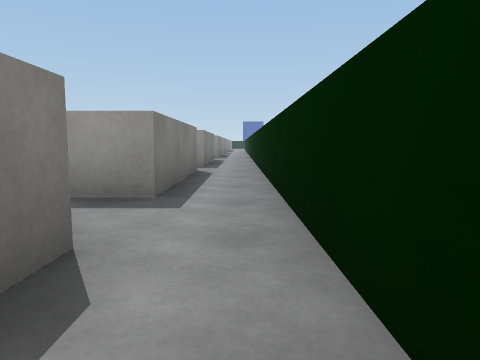
[1] (above)

24 first-person views from a walk through a 3-D level made in the Unity game engine. The camera is 0.62 m above the floor, tilts 6° down and sees 70° across. The floor is counted in squares, 1 m on a side. Each view is taken from the middle of a square. On the plan, view 1 faces up. The plan holds only what a view shows up to about 10 squares ahead; the rest is blank. The place goes on beyond the plan. Surface patterns are stand-ins for the level's own textures.

[2]
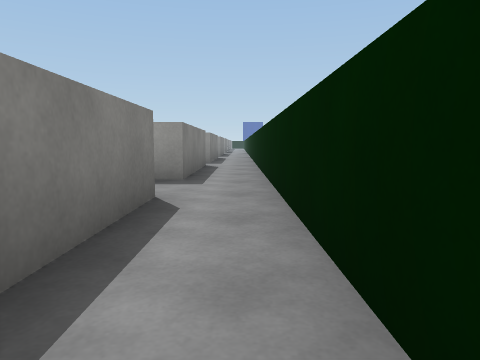

[3]
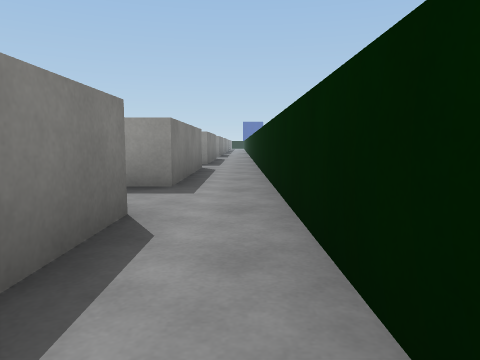

[4]
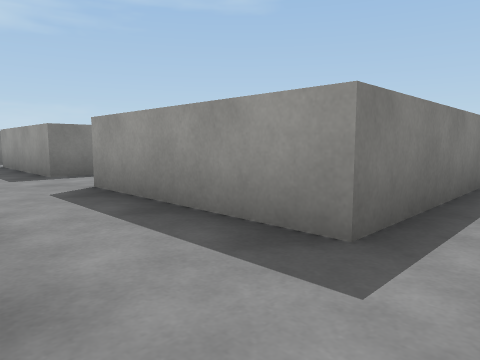

[5]
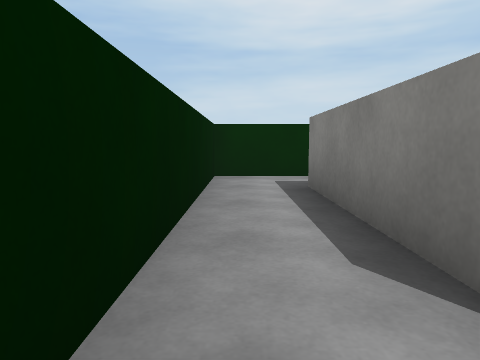

[6]
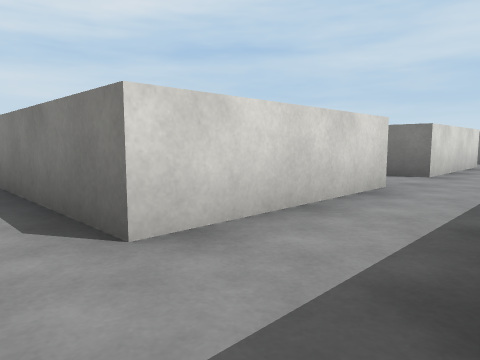

[7]
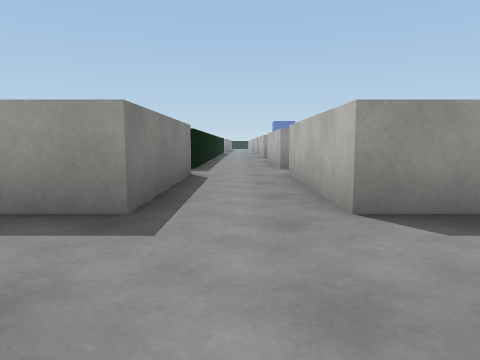

[8]
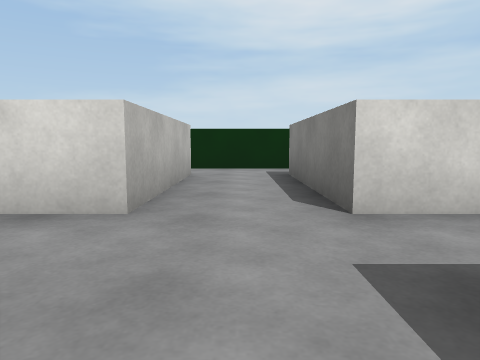

[9]
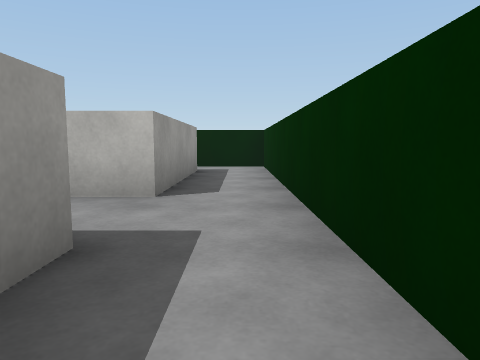

[10]
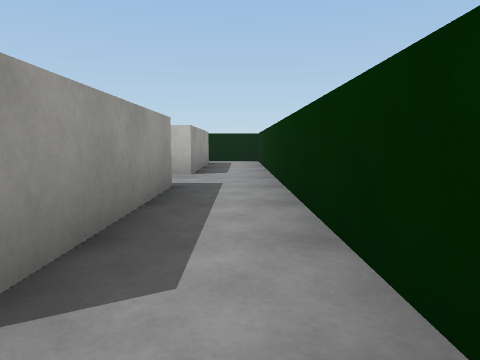

[11]
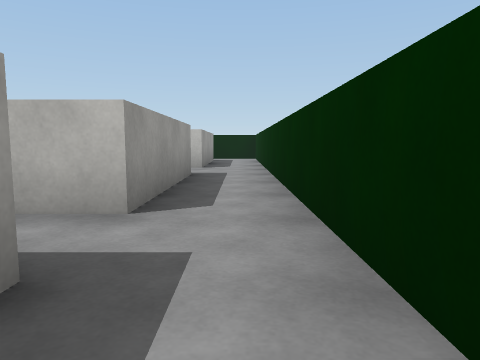

[12]
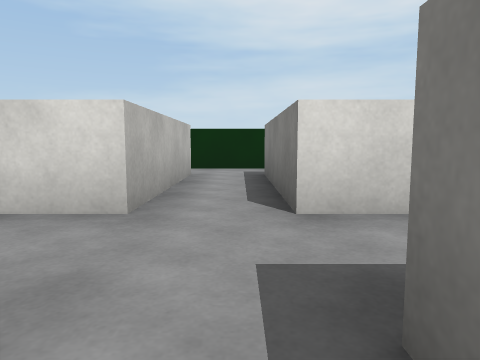

[13]
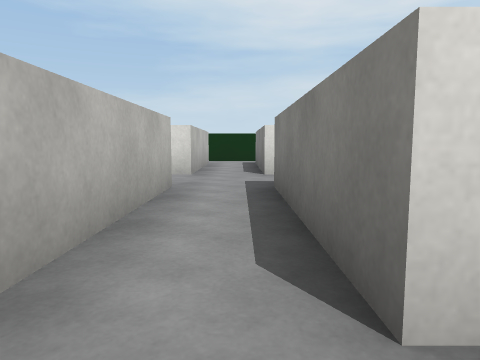

[14]
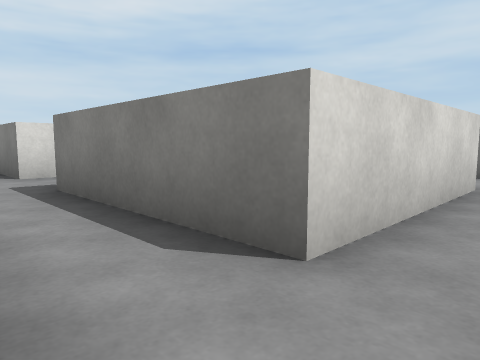

[15]
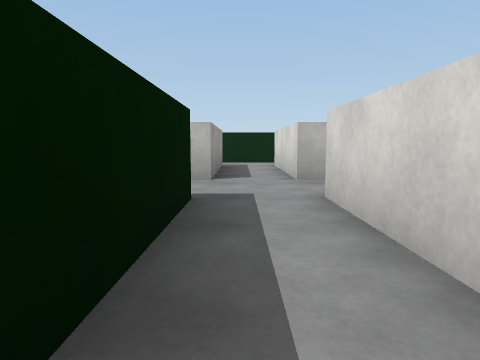

[16]
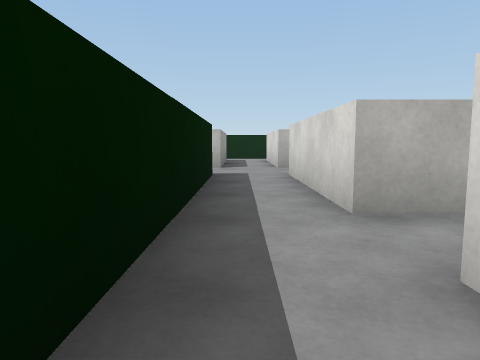

[17]
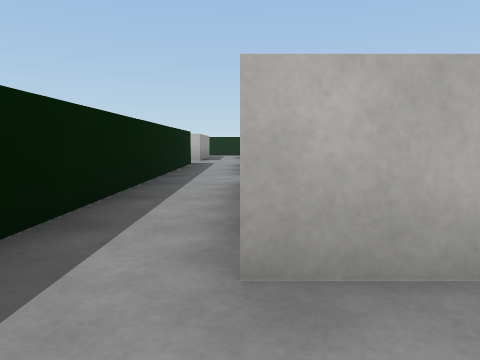

[18]
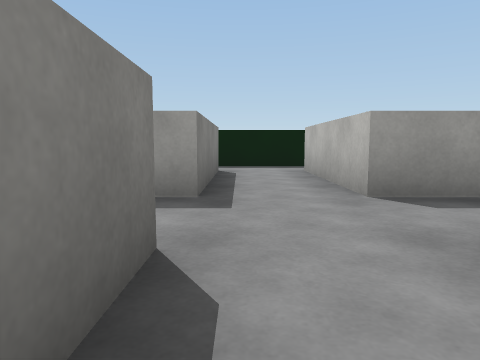

[19]
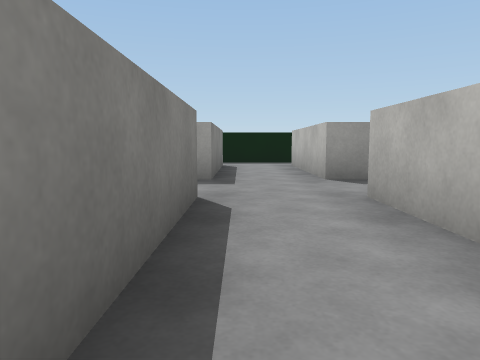

[20]
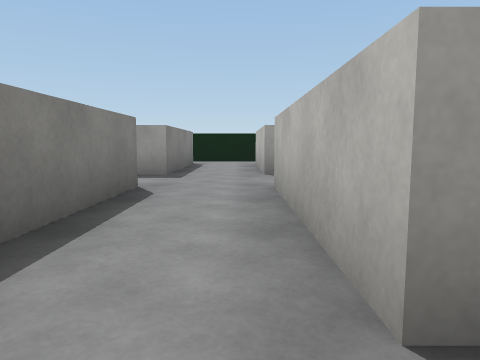

[21]
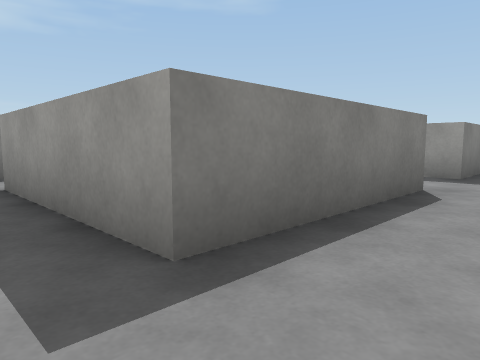

[22]
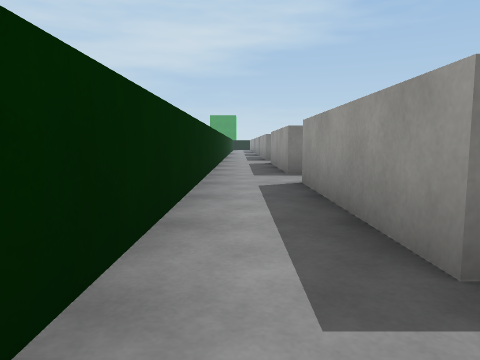

[23]
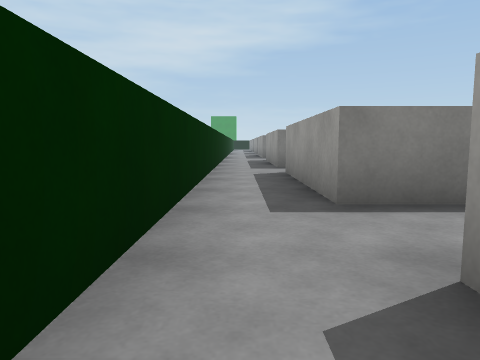

[24]
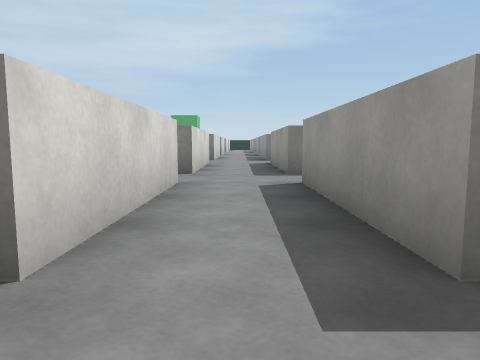

### Floor plan
Points are (right, up) in squares from view 1. A wall is a line through its corners. A room is listed if a view was taken in it or the views show most of it. See-through windows are left out.
Room 1 (views 1, 2, 3, 4)
walls: (-1, 2) (-1, -2) (-5, -2); (-5.4, -3.7) (0.5, -3.7) (0.5, 2.5)
ways out: opening at (0, 2) to room 2; opening at (-5, -3) to room 3
Room 2 (views 5, 6)
walls: (0.5, 2.5) (0.5, 8.5); (-1, 8) (-1, 4) (-5, 4); (-5, 2) (-1, 2)
ways out: opening at (0, 2) to room 1; opening at (-5, 3) to room 4; opening at (0, 8)
Room 3 (views 7, 9)
walls: (-5, -2) (-5, 2); (-7, 2) (-7, -2) (-11, -2); (-11.6, -3.7) (-5.4, -3.7)
ways out: opening at (-5, -3) to room 1; opening at (-6, 2) to room 4; opening at (-11, -3) to room 5
Room 4 (view 8)
walls: (-5, 4) (-5, 8); (-7, 8) (-7, 4) (-11, 4); (-11, 2) (-7, 2)
ways out: opening at (-5, 3) to room 2; opening at (-6, 2) to room 3; opening at (-11, 3) to room 6; opening at (-6, 8) to room 8
Room 5 (views 10, 11, 23)
walls: (-11, -2) (-11, 2); (-13.1, -3.7) (-11.6, -3.7); (-12.5, 2) (-12.5, -1.9)
ways out: opening at (-11, -3) to room 3; opening at (-12, 2) to room 6; opening at (-16, -3) to room 9
Room 6 (view 12)
walls: (-11, 4) (-11, 8); (-12.5, 8) (-12.5, 4); (-15.1, 4) (-16.5, 4); (-13.6, 2) (-12.5, 2)
ways out: opening at (-11, 3) to room 4; opening at (-12, 2) to room 5; opening at (-12, 8) to room 7; opening at (-17, 3) to room 9
Room 7 (views 13, 16)
walls: (-11.4, 9.6) (-16.4, 9.6); (-16.5, 8) (-12.5, 8)
ways out: opening at (-12, 8) to room 6; opening at (-11, 9) to room 8; opening at (-17, 9) to room 9
Room 8 (views 14, 15)
walls: (-7, 10.2) (-7, 9.6) (-11.4, 9.6); (-7, 11) (-7, 10.4); (-5, 9.6) (-5, 10.9); (-11, 8) (-7, 8)
ways out: opening at (-6, 8) to room 4; opening at (-11, 9) to room 7; opening at (-5, 9)
Room 9 (views 17, 18, 19, 20, 21, 22, 24)
walls: (-16.5, 4) (-16.5, 8); (-22.5, 2) (-18.5, 2) (-18.5, -2) (-22.5, -2); (-18.5, 8) (-18.5, 4) (-22.5, 4); (-16.5, -2) (-16.5, 2); (-16.4, 9.6) (-18.6, 9.6); (-22.6, -3.7) (-15.9, -3.7)
ways out: opening at (-16, -3) to room 5; opening at (-17, 3) to room 6; opening at (-17, 9) to room 7; opening at (-22, -3); opening at (-22, 3)

Where each view was taken, in squares from view 1:
view 1: 0 up, 0 right, facing up
view 2: 2 down, 0 right, facing up
view 3: 1 down, 0 right, facing up
view 4: 2 up, 0 right, facing up-left
view 5: 3 up, 0 right, facing down
view 6: 4 up, 0 right, facing down-left
view 7: 1 up, 6 left, facing up
view 8: 5 up, 6 left, facing down
view 9: 3 down, 9 left, facing right
view 10: 3 down, 12 left, facing right
view 11: 3 down, 14 left, facing right
view 12: 5 up, 12 left, facing down
view 13: 9 up, 12 left, facing down
view 14: 9 up, 11 left, facing down-left
view 15: 9 up, 11 left, facing right
view 16: 9 up, 14 left, facing right
view 17: 8 up, 18 left, facing right
view 18: 0 up, 18 left, facing up
view 19: 2 down, 18 left, facing up
view 20: 3 down, 17 left, facing up
view 21: 3 down, 17 left, facing up-left
view 22: 3 down, 17 left, facing left
view 23: 3 down, 15 left, facing left
view 24: 3 up, 17 left, facing left
